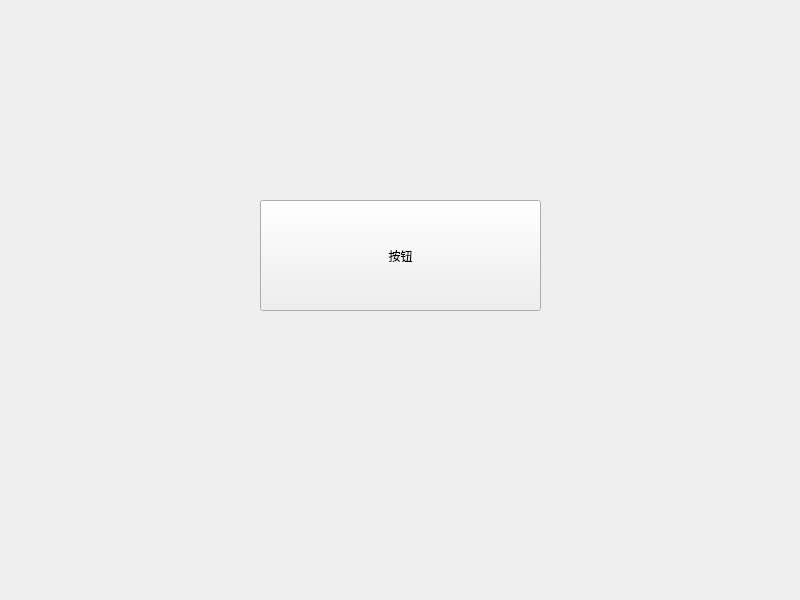
<?xml version="1.0" encoding="UTF-8"?>
<ui version="4.0">
 <class>Widget</class>
 <widget class="QWidget" name="Widget">
  <property name="geometry">
   <rect>
    <x>0</x>
    <y>0</y>
    <width>800</width>
    <height>600</height>
   </rect>
  </property>
  <property name="windowTitle">
   <string>Widget</string>
  </property>
  <widget class="QPushButton" name="pushButton">
   <property name="geometry">
    <rect>
     <x>260</x>
     <y>200</y>
     <width>281</width>
     <height>111</height>
    </rect>
   </property>
   <property name="text">
    <string>按钮</string>
   </property>
  </widget>
 </widget>
 <resources/>
 <connections/>
</ui>
